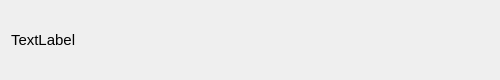
<?xml version="1.0" encoding="UTF-8"?>
<ui version="4.0">
 <class>NotificationDialog</class>
 <widget class="QDialog" name="NotificationDialog">
  <property name="geometry">
   <rect>
    <x>0</x>
    <y>0</y>
    <width>500</width>
    <height>80</height>
   </rect>
  </property>
  <property name="sizePolicy">
   <sizepolicy hsizetype="Fixed" vsizetype="Fixed">
    <horstretch>0</horstretch>
    <verstretch>0</verstretch>
   </sizepolicy>
  </property>
  <property name="minimumSize">
   <size>
    <width>500</width>
    <height>80</height>
   </size>
  </property>
  <property name="maximumSize">
   <size>
    <width>500</width>
    <height>80</height>
   </size>
  </property>
  <property name="windowTitle">
   <string>Dialog</string>
  </property>
  <layout class="QGridLayout" name="gridLayout">
   <item row="0" column="0">
    <widget class="QLabel" name="l_note">
     <property name="font">
      <font>
       <pointsize>11</pointsize>
      </font>
     </property>
     <property name="text">
      <string>TextLabel</string>
     </property>
     <property name="wordWrap">
      <bool>true</bool>
     </property>
     <property name="margin">
      <number>20</number>
     </property>
    </widget>
   </item>
  </layout>
 </widget>
 <resources/>
 <connections/>
</ui>
